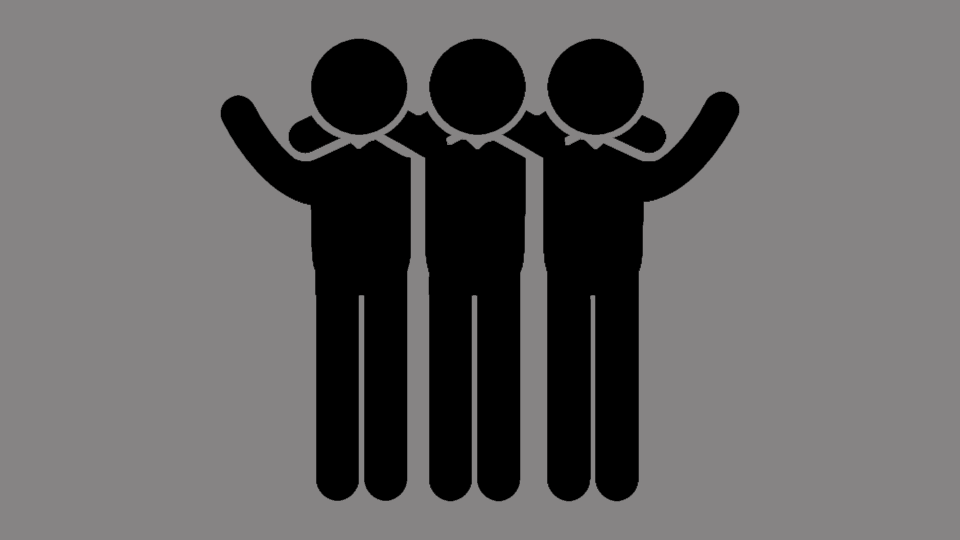
#> input picture doc/dummy.png, 1920 x 1080 px (shown at 1/2 size)
$ python test.py
#> lines starting #> are read from the running program, lines starting #| are printed output that depends on the picture
import cv2
import tempfile
import numpy as np

def process_image(image_path, target_size=(2480, 3840), margin_percent=5, overlay=None):
    # Read the original image
#> called with image_path = '../doc/dummy.png', target_size = (2480, 3840), margin_percent = 5, overlay = '../overlay.png'
    img = cv2.imread(image_path, cv2.IMREAD_COLOR)
#> img is the input picture: shape (1080, 1920, 3); mean B, G, R 98.7, 98.7, 100.2

    # Calculate margin size
    margin_height = int(target_size[0] * (margin_percent / 100))
    margin_width = int(target_size[1] * (margin_percent / 100))

    # Calculate new size considering margins
    new_height = target_size[0] - 2 * margin_height
    new_width = target_size[1] - 2 * margin_width

    # Resize the image
    img_resized = resize_and_crop(img, (new_height, new_width))

    # Create a new image with the target size and fill it with white
    new_img = np.full((target_size[0], target_size[1], 3), 255, dtype=np.uint8)

    # Paste the resized image onto the new image with margins
    new_img[margin_height:margin_height + new_height, margin_width:margin_width + new_width] = img_resized

    # Add overlay
    if overlay: new_img = apply_overlay(new_img, overlay)

    return new_img

def resize_and_crop(image, target_size):
    # Calculate the aspect ratios
#> called with target_size = (2232, 3456)
    aspect_ratio_target = target_size[1] / target_size[0]
    aspect_ratio_image = image.shape[1] / image.shape[0]
#> aspect_ratio_image = 1.78

    if aspect_ratio_image > aspect_ratio_target:
        # Image is wider than the target: fit height, crop width
        new_height = target_size[0]
        new_width = int(new_height * aspect_ratio_image)
#> new_width = 3968
    else:
        # Image is taller than the target: fit width, crop height
        new_width = target_size[1]
        new_height = int(new_width / aspect_ratio_image)

    # Resize image to the new size
    resized_image = cv2.resize(image, (new_width, new_height), interpolation=cv2.INTER_AREA)

    # Center crop to the target size
    crop_x = (new_width - target_size[1]) // 2
#> crop_x = 256
    crop_y = (new_height - target_size[0]) // 2

    cropped_image = resized_image[crop_y:crop_y + target_size[0], crop_x:crop_x + target_size[1]]
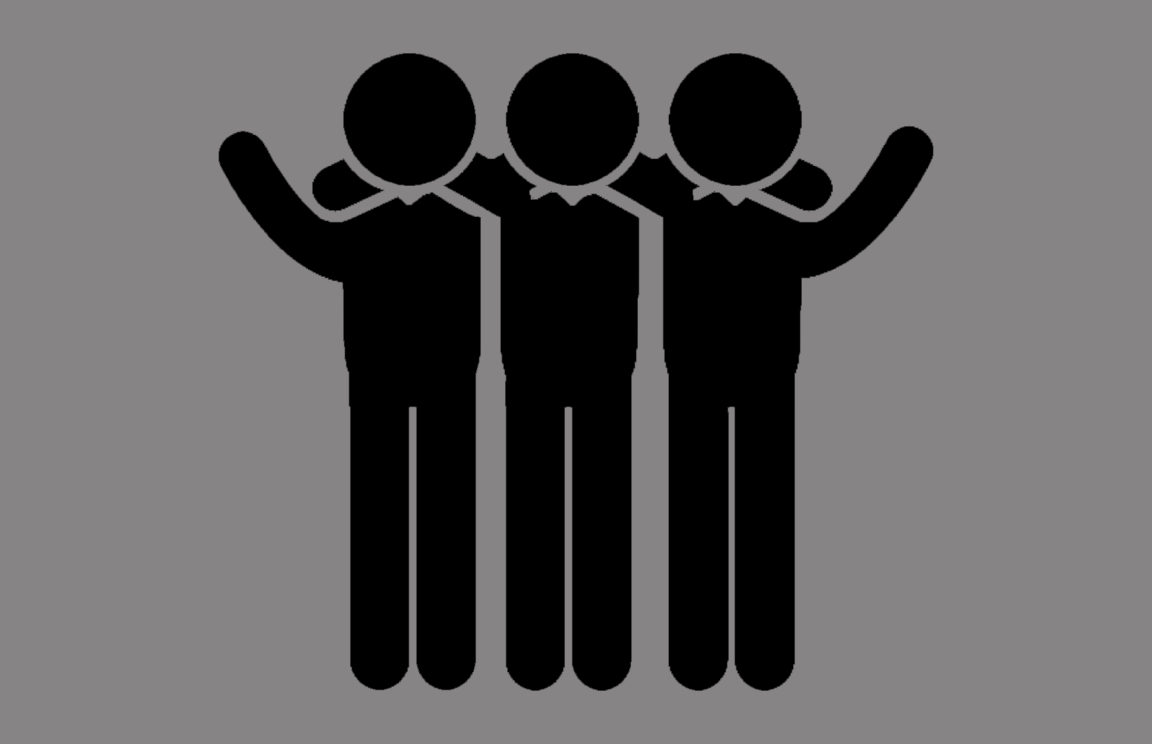
#> cropped_image: shape (2232, 3456, 3) (shown at 1/3 size); mean B, G, R 93.8, 93.8, 95.2
#> in process_image, `new_img[margin_height:margin_height + new_height, margin_width:margin_..`:
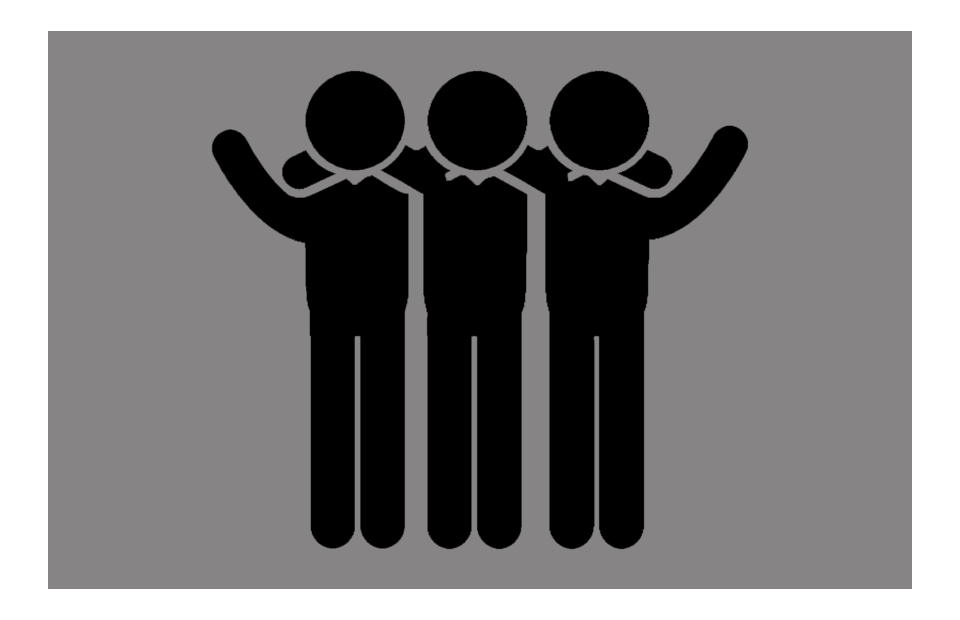
#> new_img: shape (2480, 3840, 3) (shown at 1/4 size); mean B, G, R 124.4, 124.4, 125.6

    return cropped_image

def apply_overlay(image, overlay_path):
    # Read the overlay image
#> called with overlay_path = '../overlay.png'
    overlay = cv2.imread(overlay_path, cv2.IMREAD_UNCHANGED)
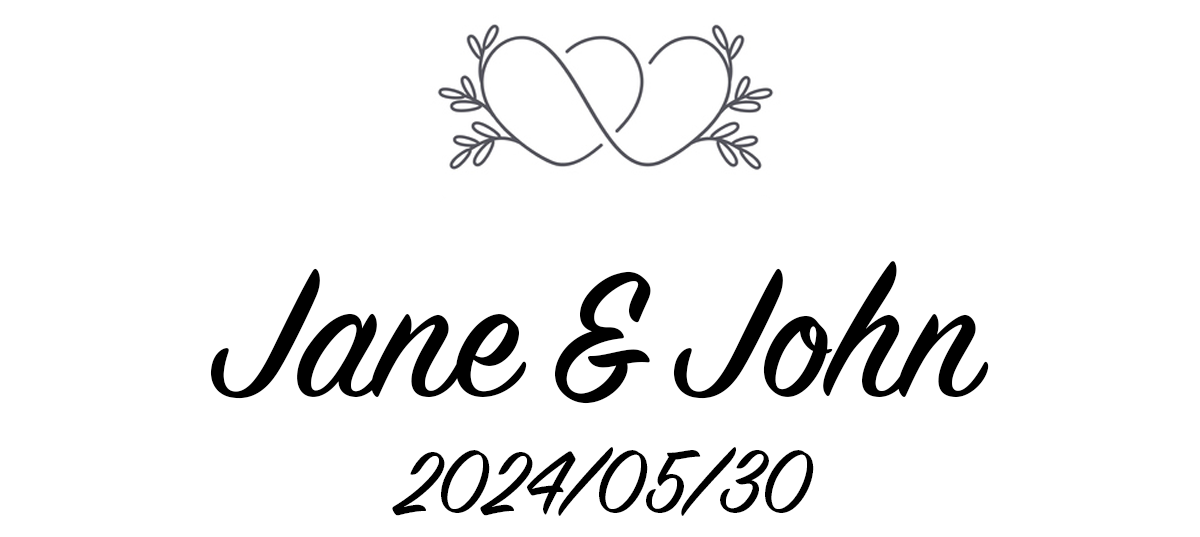
#> input picture overlay.png, 1200 x 537 px
#> overlay is the input picture: shape (537, 1200, 3); mean B, G, R 239.3, 239.2, 239.2

    # Ensure the overlay is the same size as the target image
    overlay = cv2.resize(overlay, (image.shape[1], image.shape[0]), interpolation=cv2.INTER_AREA)
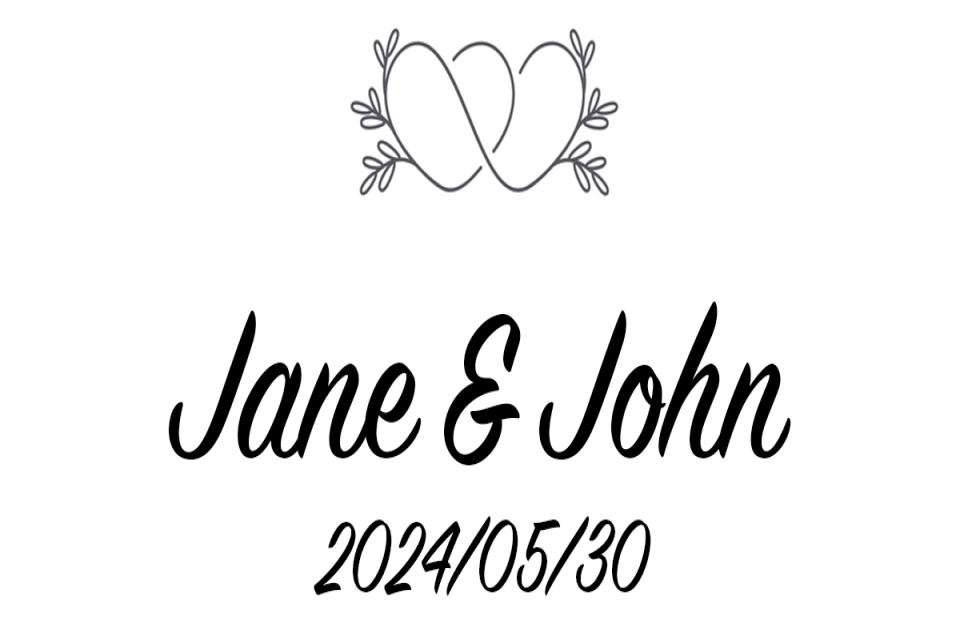
#> overlay: shape (2480, 3840, 3) (shown at 1/4 size); mean B, G, R 239.3, 239.2, 239.2

    if overlay.shape[2] == 4:  # If overlay has alpha channel
        alpha_overlay = overlay[:, :, 3] / 255.0
        alpha_image = 1.0 - alpha_overlay

        for c in range(0, 3):
            image[:, :, c] = (alpha_overlay * overlay[:, :, c] +
                              alpha_image * image[:, :, c])
    else:
        # If no alpha channel, just blend with some transparency (optional)
        alpha_overlay = 0.5  # This can be adjusted
        image = cv2.addWeighted(image, 1 - alpha_overlay, overlay, alpha_overlay, 0)
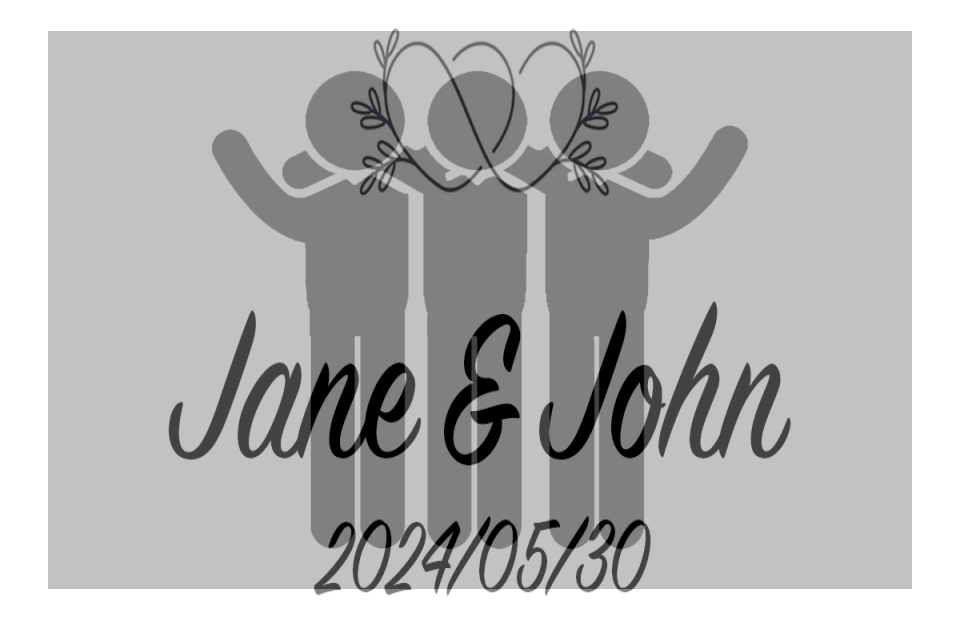
#> image: shape (2480, 3840, 3) (shown at 1/4 size); mean B, G, R 182.2, 182.2, 182.2

    return image

# Resize image, add margins and apply overlay
resized_img = process_image('../doc/dummy.png', overlay='../overlay.png')

# Display the final image
cv2.imshow('test', resized_img)
cv2.waitKey(0)
